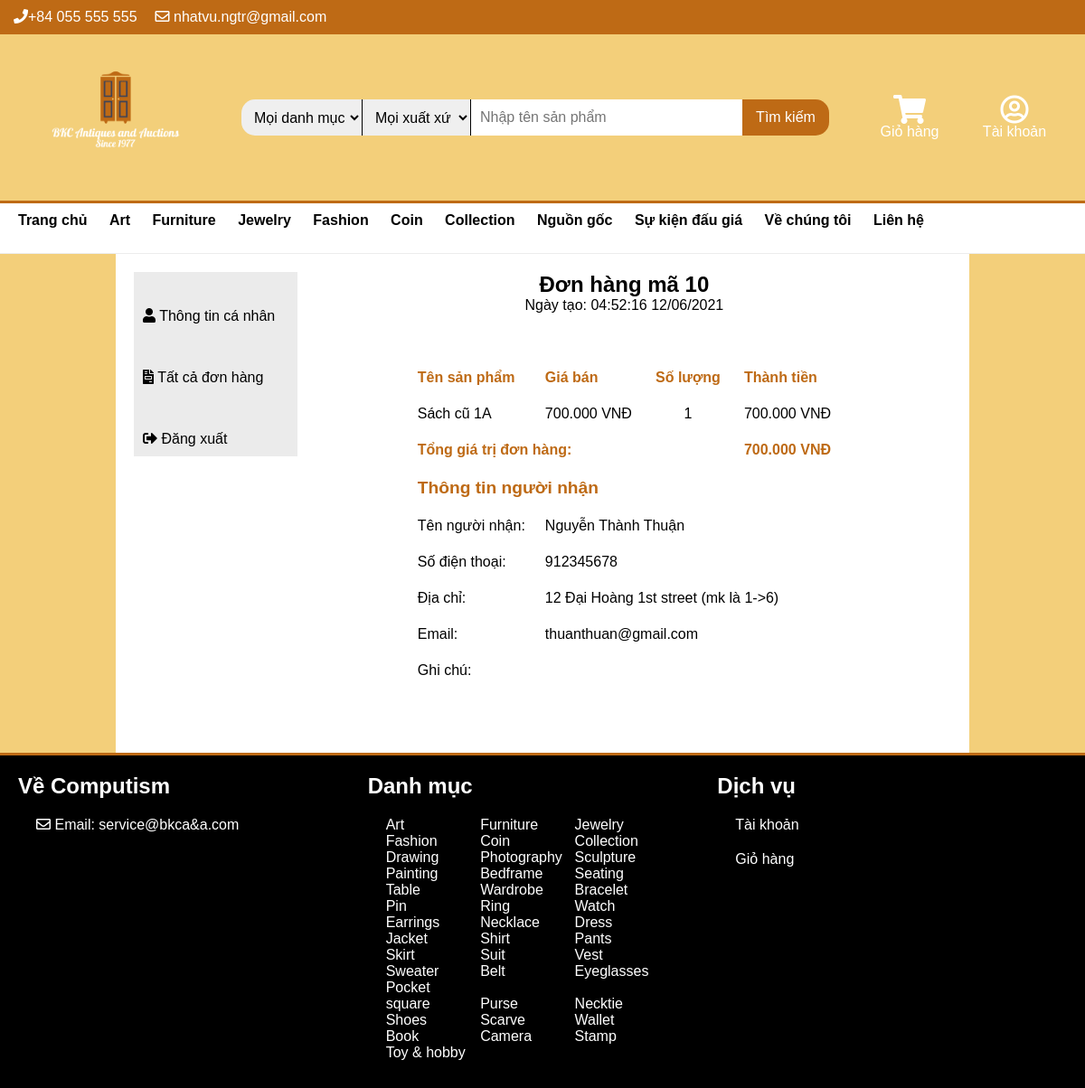
/Website_design_and_development/hoa_don_chi_tiet.php?don_hang=10, run on the app's committed database.
### tables this page shows
CREATE TABLE `danh_muc` (
  `id` int(11) NOT NULL,
  `parent_id` int(11) DEFAULT NULL,
  `ten_danh_muc` varchar(100) NOT NULL
);

CREATE TABLE `don_hang` (
  `id_don_hang` int(11) NOT NULL,
  `id_khach_hang` int(11) DEFAULT NULL,
  `ngay_tao` datetime NOT NULL,
  `ten` varchar(100) NOT NULL COMMENT 'Tên người nhận',
  `sdt` varchar(13) NOT NULL COMMENT 'Số điện thoại người nhận',
  `email` varchar(100) DEFAULT NULL COMMENT 'Email người nhận, ko bắt buộc',
  `dia_chi` text NOT NULL COMMENT 'Địa chỉ người nhận',
  `ghi_chu` varchar(500) DEFAULT NULL
);

CREATE TABLE `don_hang_chi_tiet` (
  `id_san_pham` int(11) NOT NULL,
  `id_don_hang` int(11) NOT NULL,
  `so_luong` int(11) NOT NULL,
  `thanh_tien` int(11) NOT NULL
);

CREATE TABLE `san_pham` (
  `id` int(11) NOT NULL,
  `ten` varchar(128) NOT NULL,
  `gia` int(11) NOT NULL,
  `gia_nhap` int(128) NOT NULL,
  `ngay_nhap` date NOT NULL,
  `bao_hanh` int(3) DEFAULT NULL,
  `hinh_anh` varchar(200) DEFAULT NULL,
  `id_danh_muc` int(11) NOT NULL,
  `id_hang` int(11) NOT NULL,
  `mo_ta` varchar(1000) DEFAULT NULL,
  `status` tinyint(1) NOT NULL
);

### Website_design_and_development/hoa_don_chi_tiet.php (the view, shortened to what this page needs)
<!DOCTYPE html>
<html lang="en">
<head>
	<link rel="stylesheet" href="css/main.css">
    <link rel="stylesheet" href="webfonts/all.css">
</head>
<body style="background-color: #f3cf7a;">
    <?php require_once 'includes/header.php'; ?>
    <div class="container">
        <div class="account-holder">
            <div class="account-menu">
                <ul>
                    <li><a href="account.php"><i class="fas fa-user"></i> Thông tin cá nhân</a></li>
                    <li><a href="hoa_don.php"><i class="fas fa-file-invoice"></i> Tất cả đơn hàng</a></li>
                    <li><a href="sign_out.php"><i class="fas fa-sign-out-alt"></i> Đăng xuất</a></li>
                </ul>
            </div>
            <div class="invoice-detail">
                <?php
                    if(isset($_GET['don_hang'])){
                        $id_don_hang = $_GET['don_hang'];
                        $sql = "SELECT ngay_tao FROM don_hang
                            WHERE id_don_hang = $id_don_hang";
                        $result = mysqli_query($connect, $sql);
                ?>
                <h2>Đơn hàng mã <?php echo $id_don_hang; ?></h2>
                <p>Ngày tạo:
                    <?php
                        $date = date_create(mysqli_fetch_assoc($result)['ngay_tao']);
                        echo date_format($date,"s:i:H d/m/Y");
                    ?>
                </p>
                <table>
                    <tr>
                        <th>Tên sản phẩm</th>
                        <th>Giá bán</th>
                        <th>Số lượng</th>
                        <th>Thành tiền</th>
                    </tr>
                <?php
                        $tong_tien = 0;
                        $sql = "SELECT dhct.*, sp.*
                            FROM don_hang_chi_tiet dhct JOIN san_pham sp
                            ON dhct.id_san_pham = sp.id
                            WHERE id_don_hang = $id_don_hang;";
                        $result = mysqli_query($connect, $sql);
                        while ($row = mysqli_fetch_assoc($result)) {
                ?>
                    <tr>
                        <td>
                            <a href="detail.php?id=<?php echo $row['id']; ?>">
                                <?php echo $row['ten']; ?>
                            </a>
                        </td>
                        <td>
                            <?php echo number_format($row['gia'], 0, ',', '.'); ?> VNĐ
                        </td>
                        <td>
                            <?php echo $row['so_luong']; ?>
                        </td>
                        <td>
                            <?php echo number_format($row['gia'] * $row['so_luong'], 0, ',', '.'); ?> VNĐ
                        </td>
                    </tr>
                <?php
                            $tong_tien += ($row['gia'] * $row['so_luong']);
                        }
                    }
                ?>
                <tr>
                    <th colspan="3">Tổng giá trị đơn hàng:</th>
                    <th><?php echo number_format($tong_tien, 0, ',', '.') ?> VNĐ</th>
                </tr>
                <?php
                    $sql = "SELECT * FROM don_hang
                        WHERE id_don_hang = $id_don_hang";
                    $result = mysqli_query($connect, $sql);
                    while ($row = mysqli_fetch_assoc($result)) {
                        ?>
                    <tr>
                        <th colspan="4">
                            <h4>Thông tin người nhận</h4>
                        </th>
                    </tr>
                    <tr>
                        <td>Tên người nhận:</td>
                        <td colspan="3"><?php echo $row['ten']; ?></td>
                    </tr>
                    <tr>
                        <td>Số điện thoại:</td>
                        <td colspan="3"><?php echo $row['sdt']; ?></td>
                    </tr>
                    <tr>
                        <td>Địa chỉ:</td>
                        <td colspan="3"><?php echo $row['dia_chi']; ?></td>
                    </tr>
                    <tr>
                        <td>Email:</td>
                        <td colspan="3"><?php echo $row['email']; ?></td>
                    </tr>
                    <tr>
                        <td>Ghi chú:</td>
                        <td colspan="3"><?php echo $row['ghi_chu']; ?></td>
                    </tr>
                <?php
                    }
                ?>
                </table>
            </div>
        </div>
    </div>
    <?php require_once 'includes/footer.php'; ?>
</body>
</html>

### Website_design_and_development/includes/header.php (shortened to what this page needs)
<?php
    require_once 'includes/connect.php';
?>
<header>
    <div id="top-header">
        <div class="container">
            <ul id="header-links">
                <li><i class="fas fa-phone"></i>+84 055 555 555</li>
                <li><i class="far fa-envelope"></i> nhatvu.ngtr@gmail.com</li>
            </ul>
        </div>
    </div>
    <div id="main-header">
        <div class="row">
            <div class="container">
                <div class="logo">
                    <a href="index.php">
                        <img width="120px" src="images/logo.png" alt="logo"/>
                    </a>
                </div>
                <form class="search-bar" action="find.php" method="GET">
                    <div class="search-cat">
                        <select name="cat">
                            <option value="">Mọi danh mục</option>
                        </select>
                    </div>
                    <div class="search-brand">
                        <select name="brand">
                            <option value="">Mọi xuất xứ</option>
                        </select>
                    </div>
                    <div class="search-pro">
                        <input type="text" placeholder="Nhập tên sản phẩm" name="name" />
                    </div>
                    <div class="search-btn">
                        <button type="submit">Tìm kiếm</button>
                    </div>
                </form>
                <div class="cart">
                    <a href="cart_detail.php">
                        <i class="fas fa-shopping-cart fa-2x"></i><br> Giỏ hàng
                    </a>
                </div>
                <div class="account-btn">
                    <?php
                        if (isset($_SESSION['username'])) {
                    ?>
                        <a href='account.php'>
                            <i class="far fa-user-circle fa-2x"></i>
                            <br>
                            <?php echo $_SESSION['username']; ?>
                        </a>
                    <?php
                        }else{
                    ?>
                        <a href='sign.php'>
                            <i class="far fa-user-circle fa-2x"></i>
                            <br>
                            Tài khoản
                        </a>
                    <?php
                        }
                    ?>
                </div>
            </div>
        </div>
            <ul class="nav-links">
                <div class="container">
                    <li><a href="index.php">Trang chủ</a></li>
                    <?php
                        $sql = "SELECT * FROM danh_muc WHERE parent_id IS NULL";
                        $result = mysqli_query($connect, $sql);
                        while ($row = mysqli_fetch_assoc($result)) {
                    ?>
                        <li><a href="find.php?cat=<?= $row['id']; ?>"><?= ucwords($row['ten_danh_muc']); ?></a>
                        </li>
                    <?php
                        }
                    ?>
                    <li>Nguồn gốc
                    </li>
                    <li><a href="event.php">Sự kiện đấu giá</a></li>
                    <li><a href="#">Về chúng tôi</a></li>
                    <li><a href="#">Liên hệ</a></li>
               </div>
            </ul>
    </div>
</header>

### Website_design_and_development/includes/footer.php
<footer>
    <div class="container">
        <div class="footer-about">
            <h2>Về Computism</h2>
            <p><i class="far fa-envelope"></i> Email: service@bkca&a.com</p>
        </div>
        <div class="footer-cat">
            <h2>Danh mục</h2>
            <p>
            <?php
                $sql = "SELECT * FROM danh_muc";
                $result = mysqli_query($connect, $sql);
                while($row = mysqli_fetch_assoc($result)){
            ?>
                <a href="find.php?cat=<?php echo $row['id']; ?>">
                    <?php echo $row['ten_danh_muc']; ?>
                </a>
            <?php
                }
            ?>
            </p>
        </div>
        <div class="footer-service">
            <h2>Dịch vụ</h2>
                <p>
                <?php
                    if (isset($_SESSION['username'])) {
                ?>
                    <a href='account.php'>
                        Tài khoản
                    </a>
                <?php
                    }else{
                ?>
                    <a href='sign.php'>
                        Tài khoản
                    </a>
                <?php
                    }
                ?></p>
            <a href="cart_detail.php"><p>Giỏ hàng</p></a>
        </div>
    </div>
</footer>

### Website_design_and_development/css/main.css (style rules this page uses)
* { margin: 0px; padding: 0px; -webkit-box-sizing: border-box; box-sizing: border-box; font-size: 100%; font-family: Arial, Helvetica, sans-serif; }
body { background-color: white; }
.container { padding-right: 10px; padding-left: 10px; margin-right: auto; margin-left: auto; max-width: 1300px; }
a { color: white; text-decoration: none; }
h2 { font-size: 1.5em; cursor: default; }
h4 { font-size: 1.2em; font-weight: bold; cursor: default; }
button { color: white; }
header { display: block; width: 100%; }
#top-header { color: white; background-color: #be6a15; width: 100%; min-height: 2rem; }
#top-header .container { display: -webkit-box; display: -ms-flexbox; display: flex; -ms-flex-wrap: wrap; flex-wrap: wrap; -ms-flex-pack: distribute; justify-content: space-around; padding: 5px; }
#header-links { -webkit-box-flex: 1; -ms-flex: 1 1 200px; flex: 1 1 200px; display: -webkit-box; display: -ms-flexbox; display: flex; -ms-flex-wrap: wrap; flex-wrap: wrap; width: 40%; }
#header-links li { list-style: none; padding: 5px 10px 5px 10px; }
.row { background-color: #f3cf7a; padding: 10px; width: 100%; min-height: 8rem; border-bottom: 3px solid #be6a15; }
.row .container { display: -webkit-box; display: -ms-flexbox; display: flex; -ms-flex-pack: distribute; justify-content: space-around; -ms-flex-wrap: wrap; flex-wrap: wrap; -webkit-box-align: center; -ms-flex-align: center; align-items: center; }
.logo { min-width: 200px; float: left; text-align: center; }
.logo img { height: 10em; width: 10em; }
.search-bar { -webkit-box-flex: 1; -ms-flex: 1 1 60%; flex: 1 1 60%; max-width: 60%; max-height: 50%; display: -webkit-box; display: -ms-flexbox; display: flex; -webkit-box-align: center; -ms-flex-align: center; align-items: center; -webkit-box-pack: center; -ms-flex-pack: center; justify-content: center; }
.search-cat select { padding-left: 10px; border: none; border-right: 0.1px solid black; border-radius: 15px 0px 0px 15px; min-width: 6rem; height: 2.5rem; outline: none; }
.search-brand select { padding-left: 10px; border: none; border-right: 0.1px solid black; min-width: 4rem; max-width: 7.5rem; height: 2.5rem; outline: none; }
.search-pro input[type="text"] { padding-left: 10px; border: none; width: 100%; min-width: 300px; max-width: 600px; height: 2.5rem; outline: none; }
.search-btn button { min-width: 6em; height: 2.5rem; color: white; background-color: #be6a15; border: none; border-radius: 0px 15px 15px 0px; font-size: 1rem; cursor: pointer; outline: none; }
.cart, .account-btn { display: inline-block; text-align: center; width: 100px; margin: 30px 0px; }
.nav-links { background-color: white; min-height: 7vh; border-bottom: 1px solid #ececec; -webkit-box-align: center; -ms-flex-align: center; align-items: center; font-weight: bold; }
.nav-links a { color: black; }
.nav-links li { position: relative; text-align: center; list-style: none; padding: 10px 10px 5px 10px; display: inline-table; }
footer { position: relative; bottom: 0px; border-top: 3px solid #be6a15; width: 100%; min-height: 200px; background-color: black; color: white; }
footer .container { display: -webkit-box; display: -ms-flexbox; display: flex; -ms-flex-wrap: wrap; flex-wrap: wrap; -webkit-box-pack: center; -ms-flex-pack: center; justify-content: center; padding: 20px; }
.footer-about, .footer-cat, .footer-service { -webkit-box-flex: 1; -ms-flex: 1; flex: 1; }
.footer-about h2, .footer-cat h2, .footer-service h2 { margin-bottom: 10px; }
.footer-about p, .footer-cat p, .footer-service p { padding: 10px 20px; }
.footer-cat a { display: inline-block; width: 100px; }
.account-holder { width: 80%; margin: auto; background-color: white; padding: 20px; min-height: 400px; text-align: center; -webkit-box-align: center; -ms-flex-align: center; align-items: center; }
.account-menu { background-color: #ebebeb; display: block; float: left; width: 20%; height: 100%; text-align: left; }
.account-menu ul { list-style: none; }
.account-menu li { padding: 40px 10px 10px; }
.account-menu a { color: black; }
.invoice-detail { display: inline-block; width: 70%; height: 100%; }
.invoice-detail table { margin: 50px auto; text-align: left; }
.invoice-detail th { color: #be6a15; }
.invoice-detail th, .invoice-detail td { max-width: 210px; min-width: 100px; overflow: visible; padding: 10px; margin: 10px; }
.invoice-detail th:nth-child(3), .invoice-detail td:nth-child(3) { text-align: center; }
.invoice-detail a { color: black; }

### data on the page
danh_muc: ten_danh_muc "Art"
danh_muc: ten_danh_muc "Furniture"
danh_muc: ten_danh_muc "Jewelry"
danh_muc: ten_danh_muc "Fashion"
danh_muc: ten_danh_muc "Coin"
danh_muc: ten_danh_muc "Collection"
don_hang: ngay_tao "04:52:16 12/06/2021", ten "Nguyễn Thành Thuận", sdt "912345678", dia_chi "12 Đại Hoàng 1st street (mk là 1->6)", email "thuanthuan@gmail.com"
don_hang_chi_tiet: id_san_pham.ten "Sách cũ 1A", id_san_pham.gia "700.000", so_luong "1", $row['gia'] * $row['so_luong'] "700.000"
danh_muc: ten_danh_muc "Drawing"
danh_muc: ten_danh_muc "Photography"
danh_muc: ten_danh_muc "Sculpture"
danh_muc: ten_danh_muc "Painting"
danh_muc: ten_danh_muc "Bedframe"
danh_muc: ten_danh_muc "Seating"
danh_muc: ten_danh_muc "Table"
danh_muc: ten_danh_muc "Wardrobe"
danh_muc: ten_danh_muc "Bracelet"
danh_muc: ten_danh_muc "Pin"
danh_muc: ten_danh_muc "Ring"
danh_muc: ten_danh_muc "Watch"
danh_muc: ten_danh_muc "Earrings"
danh_muc: ten_danh_muc "Necklace"
danh_muc: ten_danh_muc "Dress"
danh_muc: ten_danh_muc "Jacket"
danh_muc: ten_danh_muc "Shirt"
danh_muc: ten_danh_muc "Pants"
danh_muc: ten_danh_muc "Skirt"
danh_muc: ten_danh_muc "Suit"
danh_muc: ten_danh_muc "Vest"
danh_muc: ten_danh_muc "Sweater"
danh_muc: ten_danh_muc "Belt"
danh_muc: ten_danh_muc "Eyeglasses"
danh_muc: ten_danh_muc "Pocket square"
danh_muc: ten_danh_muc "Purse"
danh_muc: ten_danh_muc "Necktie"
danh_muc: ten_danh_muc "Shoes"
danh_muc: ten_danh_muc "Scarve"
danh_muc: ten_danh_muc "Wallet"
danh_muc: ten_danh_muc "Book"
danh_muc: ten_danh_muc "Camera"
danh_muc: ten_danh_muc "Stamp"
danh_muc: ten_danh_muc "Toy & hobby"

### other printed values
$id_don_hang "10"
$tong_tien "700.000"
